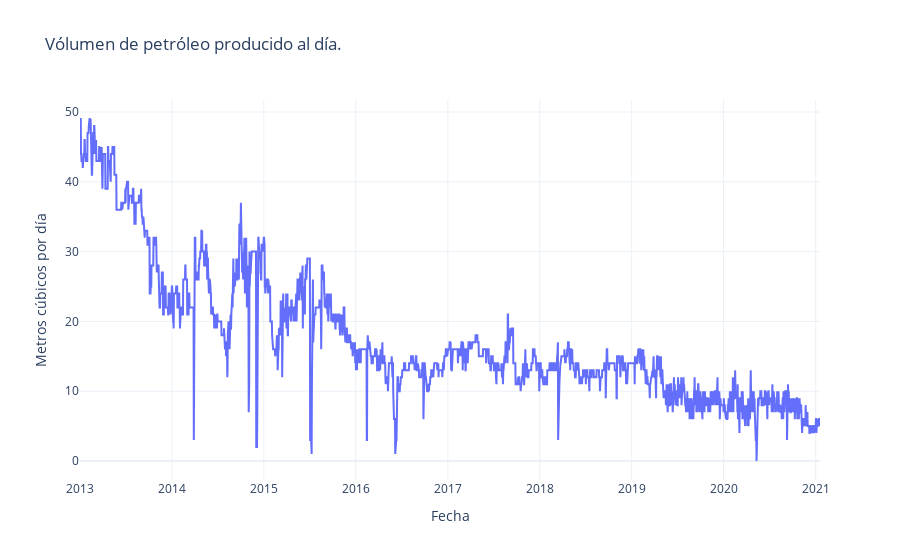

Notebook code cell kept with this figure:
### Markdown cell above
## Vólumen de petróleo

### Code cell
rcParams['figure.figsize'] = 15, 10
fig = go.Figure([go.Scatter(x=datos.index, y=datos['OilVol'])])
fig.update_layout(title_text="Vólumen de petróleo producido al día.")
fig.update_layout(xaxis_title = 'Fecha', yaxis_title = 'Metros cúbicos por día',template = "plotly_white")

### Figure 1 — Plotly figure (JSON) as saved in the notebook; plotly's stock layout.template omitted (floating-point values rounded to 4 significant figures; data arrays with more than 128 entries replaced by an {"elided": "..."} marker saying what was removed)
{"data": [{"type": "scatter", "x": {"elided": "2939 str values"}, "y": {"elided": "2939 int values"}}], "layout": {"autosize": true, "dragmode": "pan", "title": {"text": "Vólumen de petróleo producido al día."}, "xaxis": {"autorange": true, "range": ["2013-01-01", "2021-01-18"], "title": {"text": "Fecha"}, "type": "date"}, "yaxis": {"autorange": true, "range": [-2.722, 51.72], "title": {"text": "Metros cúbicos por día"}, "type": "linear"}}}
